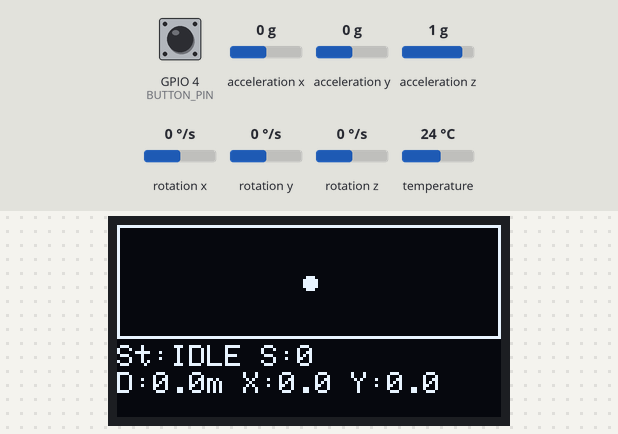
Bench run of a sketch on a simulated ESP32. On the bench: 128×64 one-colour display. The inputs (shaded band) are chosen by the test bench; at power-on: GPIO 4 (BUTTON_PIN) HIGH, acceleration x 0 g, acceleration y 0 g, acceleration z 1 g, rotation x 0 °/s, rotation y 0 °/s, rotation z 0 °/s, temperature 24 °C. What the sketch prints to the serial monitor is not drawn.

Above: at 4.4 s.
4.5 s: GPIO 4 (BUTTON_PIN) pulled LOW for 0.15 s
At 5.4 s:
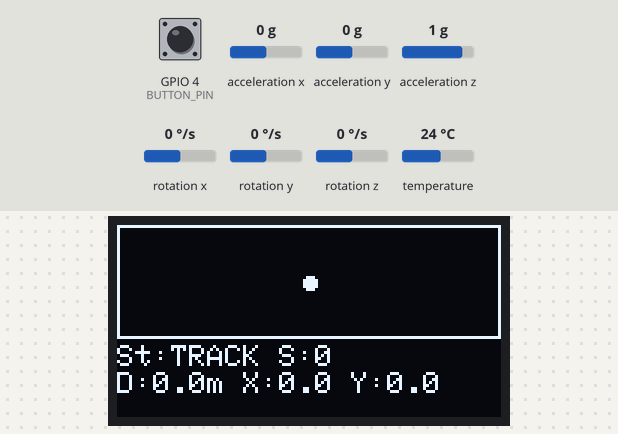
6.3 s: GPIO 4 (BUTTON_PIN) pulled LOW for 1 s
At 8.1 s:
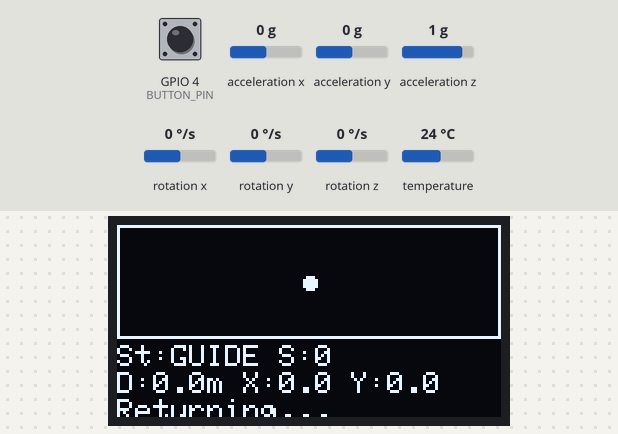
8.8 s: acceleration x set to -1.4 g
At 10.1 s:
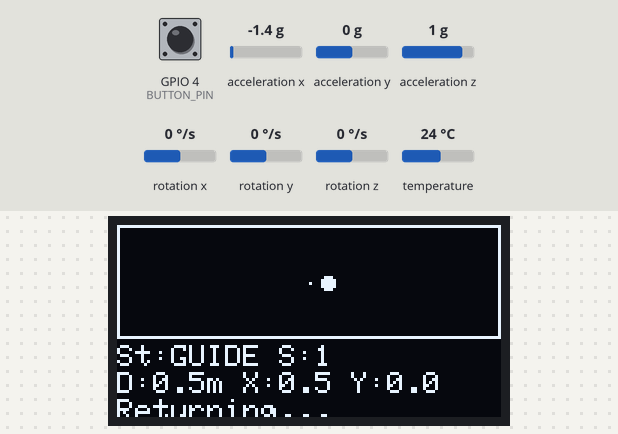
10.4 s: acceleration y set to -1.4 g
At 11.4 s:
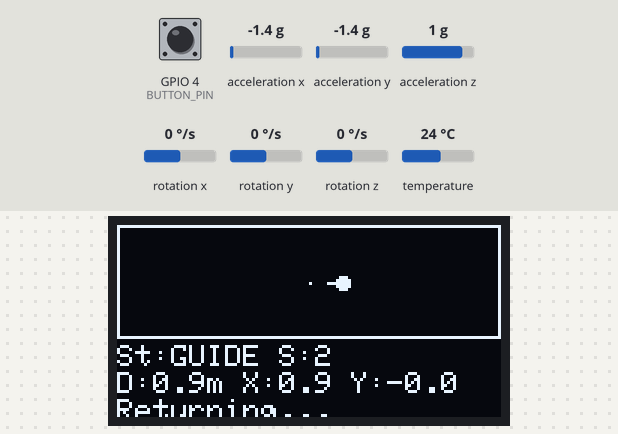
11.9 s: acceleration z set to -1.4 g
At 13.2 s:
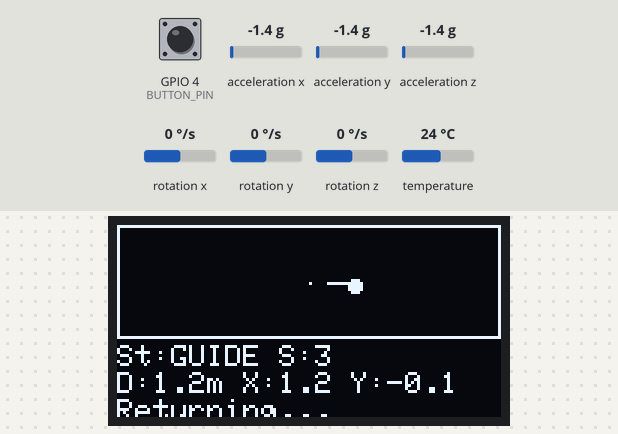
13.5 s: acceleration x set to -0.8 g
At 14.2 s:
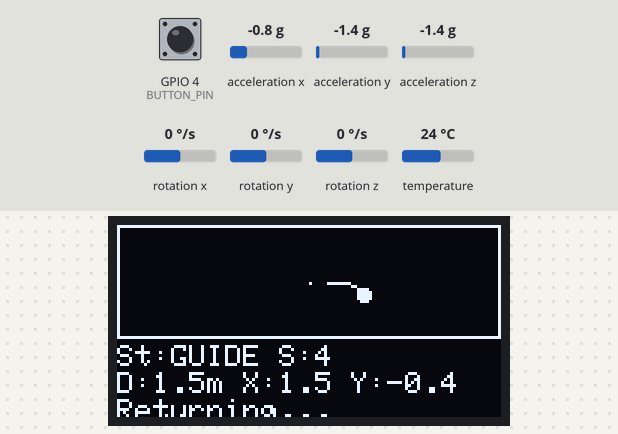
Timing chart, 0 to 16.1 s (numbered marks = the images above; inputs shaded):
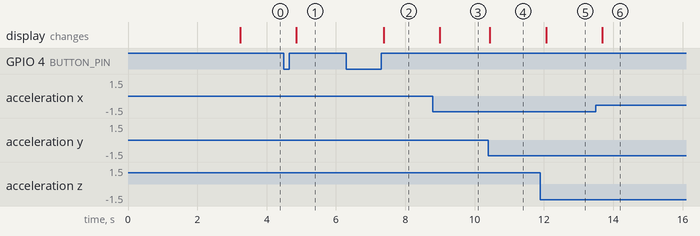

Measured:
- after the input at 4.5 s, the display: changes after 0.36 s (image 1)
- after the input at 6.3 s, the display: changes after 1.1 s (image 2)
- after the input at 8.8 s, the display: changes after 0.20 s (image 3)
- after the input at 10.4 s, the display: changes at once (image 4)
- after the input at 11.9 s, the display: changes after 0.16 s (image 5)
- after the input at 13.5 s, the display: changes after 0.18 s (image 6)

The sketch:

tracker_update12.ino
```cpp
/* =========================================================
   TrailTracer / Tracker ESP32 sketch
   ---------------------------------------------------------
   FIXED VERSION:
   ✔ Removed garbage drifting while static
   ✔ Better step detection with LPF + peak logic
   ✔ Gyro deadband to stop heading drift
   ✔ Motion gating added
   ✔ Stable Mahony fusion
   ✔ Breadcrumb guidance improved
   ✔ OLED redraw optimized
   ✔ Added comments where fixes were made

   SIMULATION_MODE:
   1 = simulated route
   0 = real MPU6050

   ---------------------------------------------------------
   IMPORTANT CHANGES MARKED AS:
   // ===== FIX =====
   ========================================================= */

#include <Wire.h>
#include <math.h>
#include <Preferences.h>
#include <Adafruit_GFX.h>
#include <Adafruit_SSD1306.h>
#include <Adafruit_MPU6050.h>
#include <Adafruit_Sensor.h>
#include "driver/i2s.h"

#define SIMULATION_MODE 0

// ---------------- OLED ----------------
#define SCREEN_WIDTH 128
#define SCREEN_HEIGHT 64
#define OLED_ADDR 0x3C
#define OLED_RESET -1

Adafruit_SSD1306 display(
  SCREEN_WIDTH,
  SCREEN_HEIGHT,
  &Wire,
  OLED_RESET
);

// ---------------- MPU ----------------
Adafruit_MPU6050 mpu;
sensors_event_t accelEvent, gyroEvent, tempEvent;

// ---------------- Pins ----------------
#define BUTTON_PIN 4
#define I2C_SDA 21
#define I2C_SCL 22

// ---------------- AUDIO ----------------
#define I2S_BCLK 26
#define I2S_LRC  27
#define I2S_DOUT 25
#define I2S_PORT I2S_NUM_0

// ---------------- NAVIGATION ----------------
#define STEP_LENGTH_M 0.65f

// ===== FIX =====
// Increased threshold to reject noise
#define STEP_PEAK_THRESH 1.45f

#define STEP_MIN_INTERVAL_MS 380
#define ARRIVAL_DISTANCE_M 1.0f

// ===== FIX =====
// Stronger deadband
#define GYRO_DEADBAND 0.03f

// ===== FIX =====
// Ignore tiny accel motion
#define MOTION_THRESHOLD 0.18f

// ---------------- HEADING FILTER ----------------
float hdgKF = 0.0f;
float P_hdg = 0.05f;
const float Q_hdg = 0.0005f;
const float R_hdg = 0.08f;

// ---------------- POSITION ----------------
float posX = 0;
float posY = 0;

float kfX = 0;
float kfY = 0;

float Pxx = 1.0f;
float Pyy = 1.0f;

const float Qpos = 0.02f;
const float Rpos = 0.25f;

// ---------------- HOME ----------------
float homeX = 0;
float homeY = 0;

// ---------------- Mahony ----------------
volatile float q0 = 1.0f;
volatile float q1 = 0.0f;
volatile float q2 = 0.0f;
volatile float q3 = 0.0f;

float twoKp = 1.0f;
float twoKi = 0.0f;

float integralFBx = 0;
float integralFBy = 0;
float integralFBz = 0;

// ---------------- STATE ----------------
enum State {
  IDLE,
  TRACKING,
  GUIDING,
  ARRIVED
};

volatile State state = IDLE;

// ---------------- BUTTON ----------------
bool btnStableState = HIGH;
bool btnLastRead = HIGH;

unsigned long btnLastBounce = 0;
unsigned long pressStart = 0;

const unsigned long DEBOUNCE_MS = 30;
const unsigned long LONG_PRESS_MS = 600;

// ---------------- MAP ----------------
const int MAP_X = 0;
const int MAP_Y = 0;
const int MAP_W = 128;
const int MAP_H = 38;

const int MAP_CX = MAP_X + MAP_W / 2;
const int MAP_CY = MAP_Y + MAP_H / 2;

float MAP_SCALE = 12.0f;

const int MAX_POINTS = 250;

struct Pt {
  float x;
  float y;
  int16_t px;
  int16_t py;
};

Pt pathPts[MAX_POINTS];

int pathLen = 0;
int stepCount = 0;

// ---------------- GUIDE ----------------
int guideIdx = -1;

enum Dir {
  DIR_NONE,
  DIR_STRAIGHT,
  DIR_LEFT,
  DIR_RIGHT
};

Dir lastGuidDir = DIR_NONE;

// ---------------- AUDIO QUEUE ----------------
typedef struct {
  int freq;
  int duration;
} Tone_t;

QueueHandle_t toneQueue = NULL;

// ---------------- TIMING ----------------
unsigned long lastMahonyMicros = 0;
unsigned long lastStepMs = 0;
unsigned long lastGuidanceMs = 0;

// ---------------- IMU CALIBRATION ----------------
float accelBiasX = 0;
float accelBiasY = 0;
float accelBiasZ = 0;

float gyroBiasX = 0;
float gyroBiasY = 0;
float gyroBiasZ = 0;

// ===== FIX =====
// LPF accel for stable step detection
float accelLPF = 9.81f;

// =========================================================
// HELPERS
// =========================================================

float wrapAngle(float a) {
  while (a > PI) a -= 2 * PI;
  while (a < -PI) a += 2 * PI;
  return a;
}

float angleDiff(float target, float from) {
  return wrapAngle(target - from);
}

void kalmanUpdatePos(float mx, float my) {

  Pxx += Qpos;
  float Kx = Pxx / (Pxx + Rpos);

  kfX += Kx * (mx - kfX);
  Pxx = (1 - Kx) * Pxx;

  Pyy += Qpos;
  float Ky = Pyy / (Pyy + Rpos);

  kfY += Ky * (my - kfY);
  Pyy = (1 - Ky) * Pyy;
}

// =========================================================
// MAP
// =========================================================

void mapToPixel(float mx, float my, int &px, int &py) {

  px = MAP_CX + roundf(mx * MAP_SCALE);
  py = MAP_CY - roundf(my * MAP_SCALE);
}

void addPathPoint(float x, float y) {

  int px, py;
  mapToPixel(x, y, px, py);

  if (pathLen < MAX_POINTS) {

    pathPts[pathLen] = {
      x,
      y,
      (int16_t)px,
      (int16_t)py
    };

    pathLen++;

  } else {

    for (int i = 1; i < MAX_POINTS; i++) {
      pathPts[i - 1] = pathPts[i];
    }

    pathPts[MAX_POINTS - 1] = {
      x,
      y,
      (int16_t)px,
      (int16_t)py
    };
  }
}

void drawPath() {

  if (pathLen < 2) return;

  for (int i = 1; i < pathLen; i++) {

    display.drawLine(
      pathPts[i - 1].px,
      pathPts[i - 1].py,
      pathPts[i].px,
      pathPts[i].py,
      WHITE
    );
  }
}

// =========================================================
// MAHONY
// =========================================================

void MahonyAHRSupdate(
  float gx,
  float gy,
  float gz,
  float ax,
  float ay,
  float az,
  float dt
) {

  float norm = sqrtf(ax * ax + ay * ay + az * az);

  if (norm == 0) return;

  ax /= norm;
  ay /= norm;
  az /= norm;

  float vx = 2.0f * (q1 * q3 - q0 * q2);
  float vy = 2.0f * (q0 * q1 + q2 * q3);
  float vz = q0 * q0 - q1 * q1 - q2 * q2 + q3 * q3;

  float ex = (ay * vz - az * vy);
  float ey = (az * vx - ax * vz);
  float ez = (ax * vy - ay * vx);

  gx += twoKp * ex;
  gy += twoKp * ey;
  gz += twoKp * ez;

  gx *= 0.5f * dt;
  gy *= 0.5f * dt;
  gz *= 0.5f * dt;

  float qa = q0;
  float qb = q1;
  float qc = q2;

  q0 += (-qb * gx - qc * gy - q3 * gz);
  q1 += ( qa * gx + qc * gz - q3 * gy);
  q2 += ( qa * gy - qb * gz + q3 * gx);
  q3 += ( qa * gz + qb * gy - qc * gx);

  norm = 1.0f / sqrtf(q0*q0 + q1*q1 + q2*q2 + q3*q3);

  q0 *= norm;
  q1 *= norm;
  q2 *= norm;
  q3 *= norm;
}

float getMahonyYaw() {

  return atan2f(
    2.0f * (q0*q3 + q1*q2),
    1.0f - 2.0f * (q2*q2 + q3*q3)
  );
}

// =========================================================
// STEP DETECTION
// =========================================================

bool detectStep(float ax, float ay, float az) {

  float aMag = sqrtf(ax*ax + ay*ay + az*az);

  // ===== FIX =====
  // Low-pass filter
  accelLPF = 0.92f * accelLPF + 0.08f * aMag;

  float dynamicAccel = fabsf(aMag - accelLPF);

  unsigned long now = millis();

  // ===== FIX =====
  // Reject tiny motion
  if (dynamicAccel < MOTION_THRESHOLD) {
    return false;
  }

  // ===== FIX =====
  // Stable step trigger
  if (
    dynamicAccel > STEP_PEAK_THRESH &&
    (now - lastStepMs) > STEP_MIN_INTERVAL_MS
  ) {

    lastStepMs = now;
    return true;
  }

  return false;
}

// =========================================================
// POSITION UPDATE
// =========================================================

void handleStep(float headingRad) {

  posX += STEP_LENGTH_M * cosf(headingRad);
  posY += STEP_LENGTH_M * sinf(headingRad);

  kalmanUpdatePos(posX, posY);

  addPathPoint(kfX, kfY);

  stepCount++;
}

// =========================================================
// DISPLAY
// =========================================================

void redrawPathPixels() {
  for (int i = 0; i < pathLen; i++) {
    int px, py;
    mapToPixel(pathPts[i].x, pathPts[i].y, px, py);
    pathPts[i].px = (int16_t)px;
    pathPts[i].py = (int16_t)py;
  }
}

void updateDisplayUI() {
  // ===== FIX: keep OLED output predictable =====
  display.clearDisplay();
  display.setTextColor(SSD1306_WHITE);
  display.setTextWrap(false);
  display.setTextSize(1);

  // redraw breadcrumbs / path area
  redrawPathPixels();

  display.drawRect(MAP_X, MAP_Y, MAP_W, MAP_H, SSD1306_WHITE);
  drawPath();

  int px, py;
  mapToPixel(kfX, kfY, px, py);

  // user dot
  if (px >= 0 && px < SCREEN_WIDTH && py >= 0 && py < SCREEN_HEIGHT) {
    display.fillCircle(px, py, 2, SSD1306_WHITE);
  }

  // origin marker
  display.drawPixel(MAP_CX, MAP_CY, SSD1306_WHITE);

  // bottom info area
  const int infoY = MAP_H + 2;

  char line1[24];
  char line2[40];

  const char* stateTxt =
    (state == IDLE) ? "IDLE" :
    (state == TRACKING) ? "TRACK" :
    (state == GUIDING) ? "GUIDE" :
    "ARRIVE";

  // ===== FIX: short readable lines, no overflow =====
  snprintf(line1, sizeof(line1), "St:%s S:%d", stateTxt, stepCount);
  snprintf(line2, sizeof(line2), "D:%.1fm X:%.1f Y:%.1f",
           sqrtf(kfX * kfX + kfY * kfY), kfX, kfY);

  display.setCursor(0, infoY);
  display.print(line1);

  display.setCursor(0, infoY + 9);
  display.print(line2);

  // optional guidance hint only when guiding
  if (state == GUIDING) {
    display.setCursor(0, infoY + 18);
    if (guideIdx >= 0) {
      display.print("Go to #");
      display.print(guideIdx);
    } else {
      display.print("Returning...");
    }
  }

  display.display();
}
// =========================================================
// IMU CALIBRATION
// =========================================================

void calibrateIMU(int samples = 300) {

  float sax = 0;
  float say = 0;
  float saz = 0;

  float sgx = 0;
  float sgy = 0;
  float sgz = 0;

  for (int i = 0; i < samples; i++) {

    mpu.getEvent(
      &accelEvent,
      &gyroEvent,
      &tempEvent
    );

    sax += accelEvent.acceleration.x;
    say += accelEvent.acceleration.y;
    saz += accelEvent.acceleration.z;

    sgx += gyroEvent.gyro.x;
    sgy += gyroEvent.gyro.y;
    sgz += gyroEvent.gyro.z;

    delay(5);
  }

  accelBiasX = sax / samples;
  accelBiasY = say / samples;
  accelBiasZ = saz / samples - 9.81f;

  gyroBiasX = sgx / samples;
  gyroBiasY = sgy / samples;
  gyroBiasZ = sgz / samples;

  Serial.println("IMU calibrated");
}

// =========================================================
// BUTTON
// =========================================================

bool readButtonDebounced() {

  bool raw = digitalRead(BUTTON_PIN);

  if (raw != btnLastRead) {
    btnLastBounce = millis();
    btnLastRead = raw;
  }

  if ((millis() - btnLastBounce) > DEBOUNCE_MS) {

    if (raw != btnStableState) {

      btnStableState = raw;
      return true;
    }
  }

  return false;
}

// =========================================================
// SETUP
// =========================================================

void setup() {

  Serial.begin(115200);

  pinMode(BUTTON_PIN, INPUT_PULLUP);

  Wire.begin(I2C_SDA, I2C_SCL);

  display.begin(
    SSD1306_SWITCHCAPVCC,
    OLED_ADDR
  );

  display.clearDisplay();
  display.setTextSize(2);
  display.setCursor(10, 20);
  display.println("READY");
  display.display();

  delay(500);

  if (!mpu.begin()) {

    Serial.println("MPU FAIL");

    while (1);
  }

  mpu.setAccelerometerRange(MPU6050_RANGE_8_G);
  mpu.setGyroRange(MPU6050_RANGE_500_DEG);

  delay(500);

  calibrateIMU();

  lastMahonyMicros = micros();

  Serial.println("SETUP DONE");
}

// =========================================================
// LOOP
// =========================================================

void loop() {

  static unsigned long lastDisplay = 0;

  mpu.getEvent(
    &accelEvent,
    &gyroEvent,
    &tempEvent
  );

  unsigned long nowMicros = micros();

  float dt =
    (nowMicros - lastMahonyMicros) / 1000000.0f;

  lastMahonyMicros = nowMicros;

  // ---------------- SENSOR VALUES ----------------

  float ax =
    accelEvent.acceleration.x - accelBiasX;

  float ay =
    accelEvent.acceleration.y - accelBiasY;

  float az =
    accelEvent.acceleration.z - accelBiasZ;

  float gx =
    gyroEvent.gyro.x - gyroBiasX;

  float gy =
    gyroEvent.gyro.y - gyroBiasY;

  float gz =
    gyroEvent.gyro.z - gyroBiasZ;

  // ===== FIX =====
  // Remove tiny gyro noise completely
  if (fabs(gz) < GYRO_DEADBAND) {
    gz = 0;
  }

  MahonyAHRSupdate(
    gx,
    gy,
    gz,
    ax,
    ay,
    az,
    dt
  );

  float yaw = getMahonyYaw();

  // ===== FIX =====
  // Heading smoothing
  hdgKF = 0.96f * hdgKF + 0.04f * yaw;

  // ---------------- BUTTON ----------------

  if (readButtonDebounced()) {

    if (btnStableState == LOW) {

      pressStart = millis();

    } else {

      unsigned long dur =
        millis() - pressStart;

      if (dur < LONG_PRESS_MS) {

        if (state == IDLE) {

          state = TRACKING;

          posX = posY = 0;
          kfX = kfY = 0;

          pathLen = 0;
          stepCount = 0;

          Serial.println("TRACKING START");
        }

      } else {

        if (state == TRACKING) {

          state = GUIDING;

          guideIdx = pathLen - 1;

          Serial.println("GUIDING START");
        }
      }
    }
  }

  // ---------------- STEP ----------------

  if (
    (state == TRACKING || state == GUIDING) &&
    detectStep(ax, ay, az)
  ) {

    handleStep(hdgKF);

    Serial.printf(
      "STEP,%d,%.2f,%.2f\n",
      stepCount,
      kfX,
      kfY
    );
  }

  // ---------------- DISPLAY ----------------

  if (millis() - lastDisplay > 150) {

    updateDisplayUI();

    lastDisplay = millis();
  }

  delay(5);
}
```
